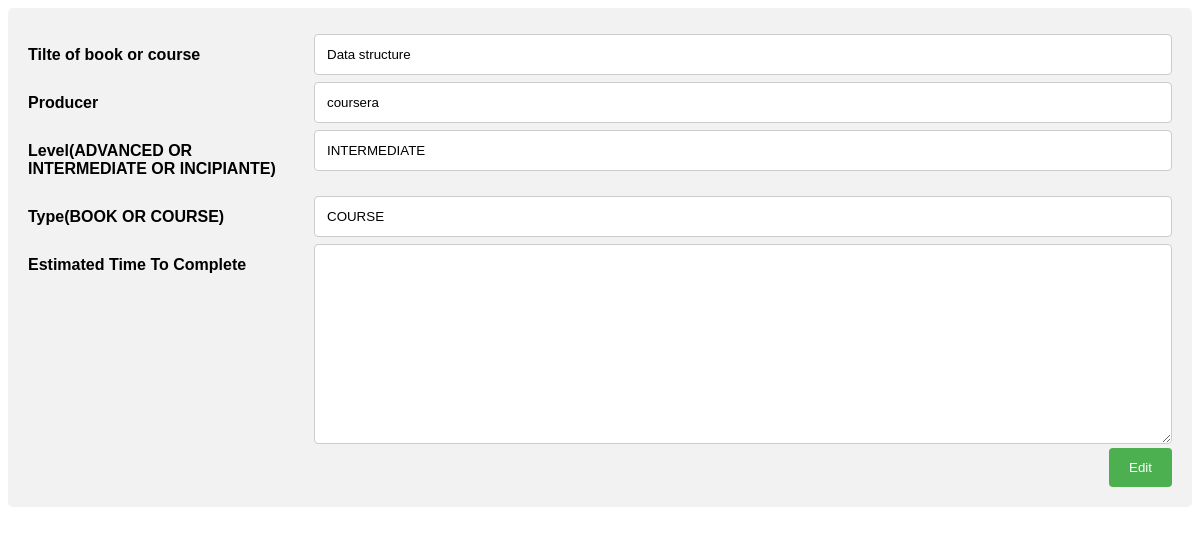
/update/10/, run on the app's committed database.
### Blog/models.py (models this page shows)
class BookOrCourse(models.Model):
    RECOMMENDED_TYPES = (
        ('COURSE', 'Course'),
        ('BOOK', 'Book'),
    )
    Level_Types = (
        ('ADVANCED', 'Advanced'),
        ('INTERMEDIATE', 'Intermediate'),
        ('INCIPIANTE', 'Incipiante'),
    )
    title = models.CharField(max_length=255, null=True, blank=True)  #
    producername = models.CharField(max_length=255, null=True, blank=True)  #
    level = models.CharField(max_length=50, null=True, choices=Level_Types)  #
    rec_type = models.CharField(max_length=50, null=True, choices=RECOMMENDED_TYPES)  #
    estimatedtimetocomplete = models.CharField(max_length=255, null=True, blank=True)

### Blog/views.py (the view)
# urls.py: path('update/<int:id>/' , views.rec_update, name='rec_update'),
def rec_update(request , id) :
    if request.method == "POST" :
        my_title = request.POST['title']
        my_producername = request.POST['producername']
        my_level = request.POST['level']
        my_rec_type = request.POST['rec_type']
        my_estimatedtimetocomplete = request.POST['estimatedtimetocomplete']
        my_object = BookOrCourse.objects.get(id=id)
        my_object.title = my_title
        my_object.producername = my_producername
        my_object.level = my_level
        my_object.rec_type = my_rec_type
        my_object.estimatedtimetocomplete = my_estimatedtimetocomplete
        my_object.save()
        messages.success(request, 'Item was updated successfully!')
        print("POST in update")
        return redirect('http://DjangoCRUDApp.pythonanywhere.com/booksandcourses/')
    elif request.method == "GET":
        try:
            obj = BookOrCourse.objects.get(id=id)
        except BookOrCourse.DoesNotExist:
            obj = None
        print("GET in update")
        return render(request, 'EditItem.html' , {'key' : obj})

### Blog/templates/EditItem.html (shortened to what this page needs)
<!DOCTYPE html>
<html>
<head>
</head>
<body>
        <div class="container">
                <form action="{% url 'rec_update' key.id %}" method="POST">
                        <div class="row">
                                <div class="col-25">
                                        <label for="TITLE">Tilte of book or course</label>
                                </div>
                                <div class="col-75">
                                        <input type="text" id="TITLE" name="title" value="{{ key.title}}">
                                </div>
                        </div>
                        <div class="row">
                                <div class="col-25">
                                        <label for="PRODUCER">Producer</label>
                                </div>
                                <div class="col-75">
                                        <input type="text" id="PRODUCER" name="producername" value="{{ key.producername}}">
                                </div>
                        </div>
                        <div class="row">
                                <div class="col-25">
                                        <label for="LEVEL">Level(ADVANCED OR INTERMEDIATE OR INCIPIANTE)</label>
                                </div>
                                <div class="col-75">
                                        <input type="text" id="LEVEL" name="level" value="{{ key.level}}">
                                </div>
                        </div>
                        <div class="row">
                                <div class="col-25">
                                        <label for="TYPE">Type(BOOK OR COURSE)</label>
                                </div>
                                <div class="col-75">
                                        <input type="text" id="TYPE" name="rec_type" value="{{ key.rec_type}}">
                                </div>
                        </div>
                        <div class="row">
                                <div class="col-25">
                                        <label for="ESITIMATEDTIMETOCOMPLETE">Estimated Time To Complete</label>
                                </div>
                                <div class="col-75">
                                        <textarea id="ESITIMATEDTIMETOCOMPLETE" name="estimatedtimetocomplete" value="{{ key.estimatedtimetocomplete }}"
                                                style="height:200px"></textarea>
                                </div>
                        </div>
                        <div class="row">
                                <input type="submit" value="Edit">
                        </div>
                </form>
        </div>
</body>
</html>

### Blog/templates/EditItem.html (style rules this page uses)
* { box-sizing: border-box; }
input[type=text], select, textarea { width: 100%; padding: 12px; border: 1px solid #ccc; border-radius: 4px; resize: vertical; }
label { padding: 12px 12px 12px 0; display: inline-block; font-family: Arial, sans-serif; font-weight: bold; }
input[type=submit] { background-color: #4CAF50; color: white; padding: 12px 20px; border: none; border-radius: 4px; cursor: pointer; float: right; }
.container { border-radius: 5px; background-color: #f2f2f2; padding: 20px; }
.col-25 { float: left; width: 25%; margin-top: 6px; }
.col-75 { float: left; width: 75%; margin-top: 6px; }
.row:after { content: ""; display: table; clear: both; }

### data on the page
BookOrCourse: title "Data structure", producername "coursera", level "INTERMEDIATE", rec_type "COURSE"
